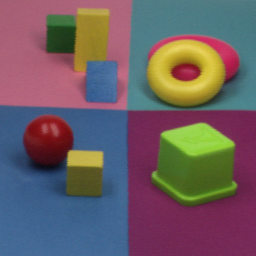
%> input picture souce/12_13-saliency-master/ColorFeatures/speelgoed.tif, 256 x 256 px
$ octave demo_color_canny.m   (GNU Octave 9; MATLAB toolbox functions it lacks are replaced by stand-ins)
%> lines starting %> are read from the running program, lines starting %| are printed output that depends on the picture
%> further down, input_im is the input picture: size 256x256x3 uint8; mean R, G, B 108.3, 93.6, 99
### souce/12_13-saliency-master/ColorFeatures/ColorStructureTensor.m
function [lambda1,lambda2,orient,anisotropy]=ColorStructureTensor(in, sigma, sigma2)
%> called with sigma = 1, sigma2 = 3
% computes lambda1 and lambda2 of the structure tensor of a color image,
% and computes the local orientation

% structure tensor = ( Rx^2+Gx^2+Bx^2           Rx Ry + Gx Gy + Bx By )
%                    ( Rx Ry + Gx Gy + Bx By    Ry^2 + Gy^2 + By^2 )
% orientation = .5 * arctan ( 2 *  (Rx Ry + Gx Gy + Bx By) /
%                                            (Rx^2+Gx^2+Bx^2)-(Ry^2+Gy^2+By^2) )
% anisotropy is a confidence measure of the orientation

R=double(in(:,:,1));
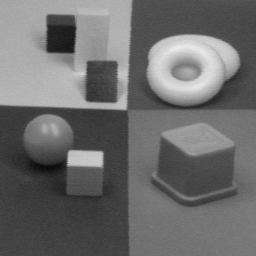
%> R: size 256x256 double; min 9, max 236, mean 108.3
G=double(in(:,:,2));
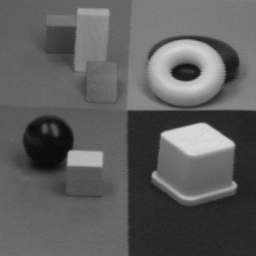
%> G: size 256x256 double; min 7, max 218, mean 93.6
B=double(in(:,:,3));
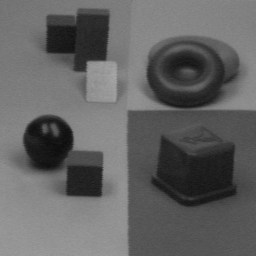
%> B: size 256x256 double; min 12, max 168, mean 99

Rx=gDer(R,sigma,1,0);
Ry=gDer(R,sigma,0,1);
R =gDer(R,sigma,0,0);

Gx=gDer(G,sigma,1,0);
Gy=gDer(G,sigma,0,1);
G =gDer(G,sigma,0,0);

Bx=gDer(B,sigma,1,0);
By=gDer(B,sigma,0,1);
B =gDer(B,sigma,0,0);

Cxy=2*(Rx.*Ry+Gx.*Gy+Bx.*By);
Cxx=Rx.*Rx+Gx.*Gx+Bx.*Bx;
Cyy=Ry.*Ry+Gy.*Gy+By.*By;

Cxx =gDer(Cxx,sigma2,0,0);
Cxy =gDer(Cxy,sigma2,0,0);
Cyy =gDer(Cyy,sigma2,0,0);

D=sqrt((Cxx-Cyy).^2+Cxy.^2+eps);
lambda1=Cxx+Cyy+D;
lambda2=Cxx+Cyy-D;
orient = .5*atan2(Cxy,Cxx-Cyy);
anisotropy=D./(Cxx+Cyy);

### souce/12_13-saliency-master/ColorFeatures/color_canny.m
% color canny: computes the edges (given a photometric model) of a color image
%
% SYNOPSIS:
%    [out]=color_canny(input_im, sigma1, sigma2, method)
%
% INPUT :
%   input_im      : color input image (NxMx3)
%	sigma1        : size of the Gaussian standard deviation in computing the derivatives
%	sigma2        : size of the Gaussian averaging of the color tensor
%   method        : the color canny is computed based on:
%                                           0 - color gradient
%                                           1 - shadow-shading quasi-invariant
%                                           2 - specular quasi-invariant
%                                           3 - specular-shadow-shading quasi-invariant
% OUTPUT:
%   out                                 :  canny edges

% LITERATURE:
% J. van de Weijer, Th. Gevers, A.W.M Smeulders
% " Robust Photometric Invariant Features from the Color Tensor"
% IEEE Trans. Image Processing,
% vol. 15 (1), January 2006.

function [out]=color_canny(input_im, sigma1, sigma2, method)
% color canny - copmutes edges in a color image

if nargin<4 method=0; end
if(method==0)
    [lambda1,lambda2,orientation,anisotropy]=ColorStructureTensor(input_im, sigma1, sigma2);
end

if(method==1)
    % quasi-invariants
    [theta_x, theta_y,f_phi_x,f_phi_y] = spherical_der(input_im, sigma1);
    Lxy=theta_x.*theta_y+f_phi_x.*f_phi_y;
    Lxx=theta_x.*theta_x+f_phi_x.*f_phi_x;
    Lyy=theta_y.*theta_y+f_phi_y.*f_phi_y;
    Lxx =gDer(Lxx,sigma2,0,0);
    Lxy =gDer(Lxy,sigma2,0,0);
    Lyy =gDer(Lyy,sigma2,0,0);
    [lambda1,lambda2,orientation]=ColorStructureTensor2(Lxx,Lxy,Lyy);
end

if(method==2)
    % specular-invariants
    [O1_x, O1_y, O2_x, O2_y] = opponent_der(input_im, sigma1);
    Lxy=(O1_x.*O1_y+O2_x.*O2_y);
    Lxx=(O1_x.*O1_x+O2_x.*O2_x);
    Lyy=(O1_y.*O1_y+O2_y.*O2_y);
    Lxx= gDer(Lxx,sigma2,0,0);
    Lxy= gDer(Lxy,sigma2,0,0);
    Lyy= gDer(Lyy,sigma2,0,0);
    [lambda1,lambda2,orientation]=ColorStructureTensor2(Lxx,Lxy,Lyy);
end

if(method==3)
    % specular-shadow-shading invariant
    [h_x, h_y] = HSI_der(input_im, sigma1);
    Lxy=h_x.*h_y;
    Lxx=h_x.*h_x;
    Lyy=h_y.*h_y;
    Lxx= gDer(Lxx,sigma2,0,0);
    Lxy= gDer(Lxy,sigma2,0,0);
    Lyy= gDer(Lyy,sigma2,0,0);
    [lambda1,lambda2,orientation]=ColorStructureTensor2(Lxx,Lxy,Lyy);
end

lambda1=sqrt(lambda1+eps);
out=zeros(size(input_im(:,:,1)));

width=size(out,2);
height=size(out,1);

for jj= 2: width-1
    for ii = 2: height-1
        orient = orientation(ii+(jj-1)*height);
        grad   = lambda1(ii+(jj-1)*height);
        if(grad>0)
            if(abs(orient)<=0.3927)
                dx=1; dy=0;
            end
            if( (orient<1.1781 ) & (orient>0.3927) )
                dx=1; dy=1;
            end
            if( (orient>-1.1781 ) & (orient<-0.3927) )
                dx=1; dy=-1;
            end
            if( abs(orient)>=1.1781)
                dx=0; dy=-1;
            end
		    if( ( grad >= lambda1( ii+dy+(jj+dx-1)*height) ) & ( grad >= lambda1( ii-dy+(jj-dx-1)*height) ))
                out(ii+jj*height)=grad;
            end
        end
    end
end

### souce/12_13-saliency-master/ColorFeatures/gDer.m
function [H]= gDer(f,sigma, iorder,jorder)

%H = HxRecGauss(f, sigma, sigma, iorder,jorder,3);
%H = HxGaussDerivative2d(f, sigma, iorder,jorder,3);

%original program
%Initialize the filter

break_off_sigma = 3.;
filtersize = floor(break_off_sigma*sigma+0.5);

%> the run ends on the next line
f=fill_border(f,filtersize);

x=-filtersize:1:filtersize;

Gauss=1/(sqrt(2 * pi) * sigma)* exp((x.^2)/(-2 * sigma * sigma) );

switch(iorder)
case 0
    Gx= Gauss/sum(Gauss);
case 1
    Gx  =  -(x/sigma^2).*Gauss;
    Gx  =  Gx./(sum(sum(x.*Gx)));
case 2
    Gx = (x.^2/sigma^4-1/sigma^2).*Gauss;
    Gx = Gx-sum(Gx)/size(x,2);
    Gx = Gx/sum(0.5*x.*x.*Gx);
end
H = filter2(Gx,f);

switch(jorder)
case 0
    Gy= Gauss/sum(Gauss);
case 1
    Gy  =  -(x/sigma^2).*Gauss;
    Gy  =  Gy./(sum(sum(x.*Gy)));
case 2
    Gy = (x.^2/sigma^4-1/sigma^2).*Gauss;
    Gy = Gy-sum(Gy)/size(x,2);
    Gy = Gy/sum(0.5*x.*x.*Gy);
end
H = filter2(Gy',H);

H=H(filtersize+1:size(H,1)-filtersize,filtersize+1:size(H,2)-filtersize);

### souce/12_13-saliency-master/ColorFeatures/demo_color_canny.m
% The quasi-invariant derivatives can be used to suppress undesired edges
% such as shadow, shading and specular edges.

% LITERATURE:
% J. van de Weijer, Th. Gevers, A.W.M Smeulders
% " Robust Photometric Invariant Features from the Color Tensor"
% IEEE Trans. Image Processing,
% vol. 15 (1), January 2006.


% example of photometric invariant edge detection
% fig 1: input image
% fig 2: all edges
% fig 3: no shadow and shading edges
% fig 4: no specular edges (highlights)
% fig 5: no shadow-shading and specular edges (only material edges)

input_im = imread('speelgoed.tif');         % test image
sigma1=1;                                   % standard deviation gaussian derivative kernel
sigma2=3;                                   % standard deviation gaussian averaging kernel
edgeT=3;                                    % threshold on which edges to display

[out0]=color_canny(input_im, sigma1, sigma2, 0);
